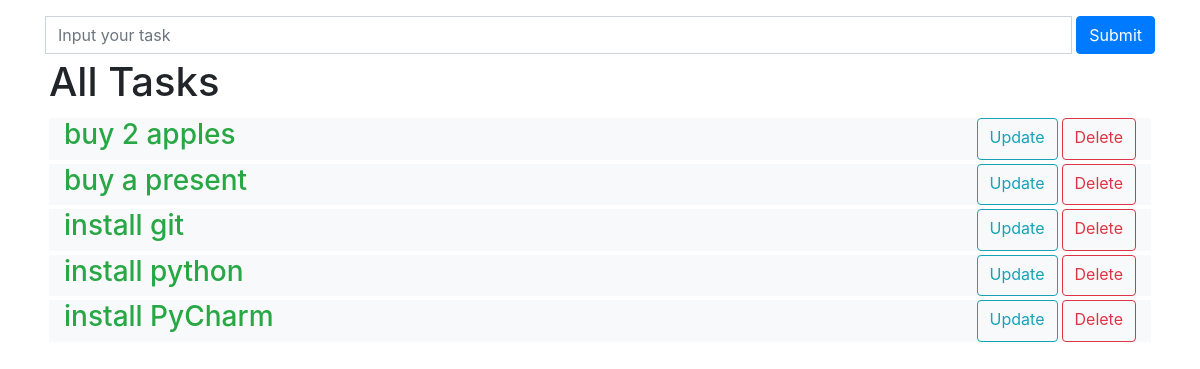
Before: / with the older database file.
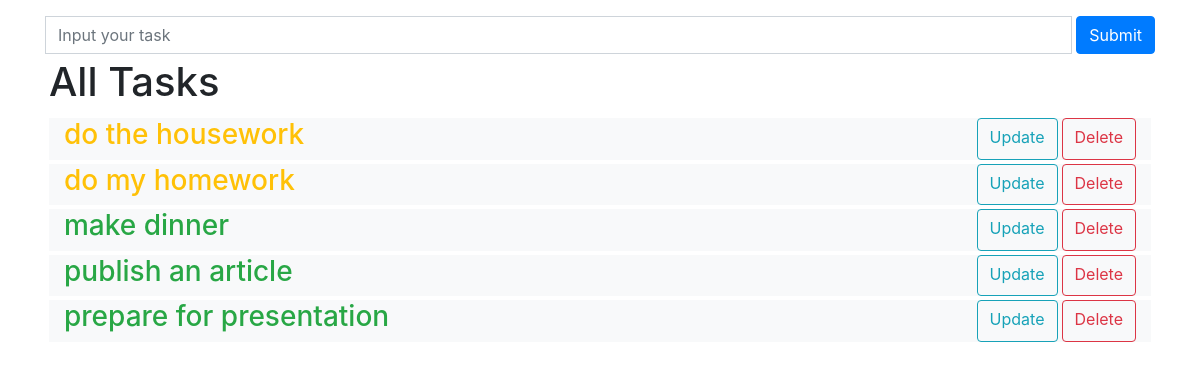
After: the same page with the newer database file.
### tasks/models.py (models this page shows, shortened)
class Task(models.Model):
    title = models.CharField(max_length=300)
    isComplete = models.BooleanField(default=False)
    created = models.DateTimeField(auto_now_add=True)

### tasks/views.py (the view)
# urls.py: path('', views.tasks, name="all_tasks"),
def tasks(request):
    all_tasks = Task.objects.all()
    form = TaskForm()
    if request.method == 'POST':
        form = TaskForm(request.POST)
        if form.is_valid():
            form.save()
        return redirect('/')
    context = {'all_tasks': all_tasks, 'form': form}
    return render(request, 'tasks/tasks.html', context)

### tasks/forms.py
class TaskForm(forms.ModelForm):
    class Meta:
        model = Task
        fields = '__all__'

### tasks/templates/tasks/tasks.html (shortened to what this page needs)
{% extends 'base.html' %}
{% load static %}
{% block content %}
<div class="container">
    <div class="row">
        <div class="col-12">
            <form method="post" action="/" class="form-inline">
                <div class="input-group flex-fill">
                    <input class="form-control" type="text" name="title" placeholder="Input your task" required autofocus>
                    <button type="submit" class="btn btn-primary ml-1">
                        Submit
                    </button>
                </div>
            </form>
        </div>
    </div>
    <div class="row m-1">
        <h1>All Tasks</h1>
    </div>
{% for task in all_tasks %}
        <div class="row bg-light m-1">
            <div class="col-8">
                {% if task.isComplete == True %}
                <h3 class="text-success">{{ task.title }}</h3>
                {% else %}
                <h3 class="text-warning">{{ task.title }}</h3>
                {% endif %}
            </div>
            <div class="col-4 d-flex justify-content-end">
                <a class="btn btn-outline-info mr-1" href="{% url 'update_task' task.id %}">Update</a>
                <a class="btn btn-outline-danger" href="{% url 'delete_task' task.id %}">Delete</a>
            </div>
        </div>
{% endfor %}
</div>
{% endblock %}

### templates/base.html (shortened to what this page needs)
{% load static %}
<!DOCTYPE html>
<html lang="en">
<head>
    <link rel="stylesheet" href="https://stackpath.bootstrapcdn.com/bootstrap/4.5.0/css/bootstrap.min.css">
</head>
<body>
<div class="justify-content-center mt-3">
    <div>
        {% block content %}
        {% endblock %}
    </div>
</div>
</body>
</html>

Changed rows visible on the page:
removed Task: title "buy 2 apples"
removed Task: title "buy a present"
removed Task: title "install git"
removed Task: title "install python"
removed Task: title "install PyCharm"
added Task: title "do the housework"
added Task: title "do my homework"
added Task: title "make dinner"
added Task: title "publish an article"
added Task: title "prepare for presentation"
